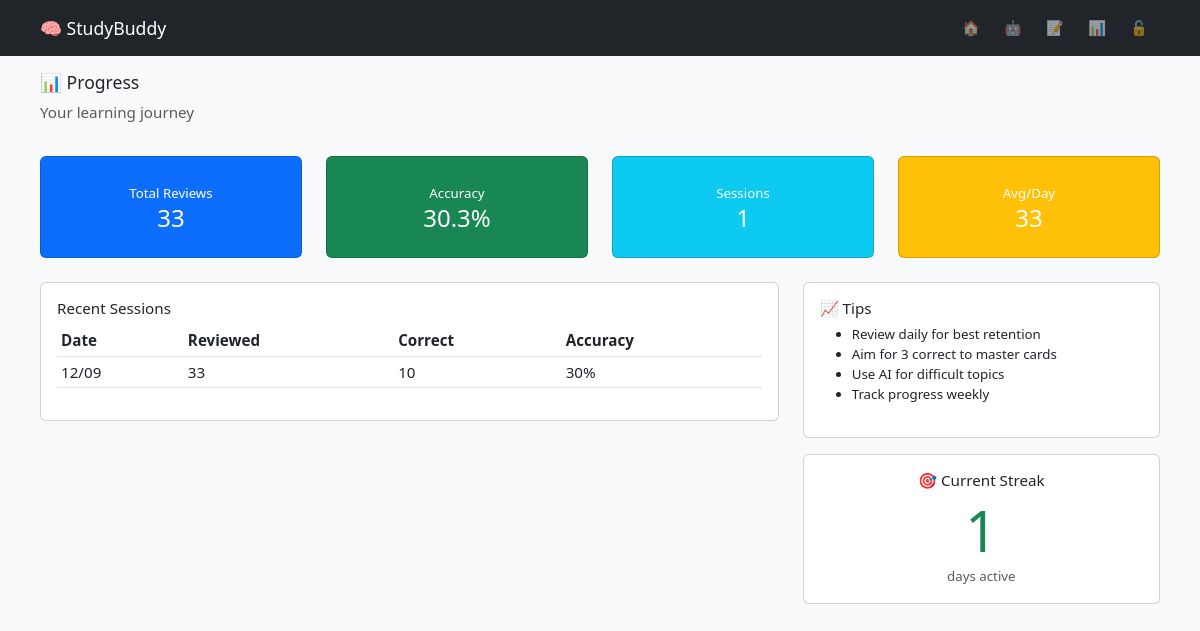
/progress (signed in), run on an earlier commit of the app's database.
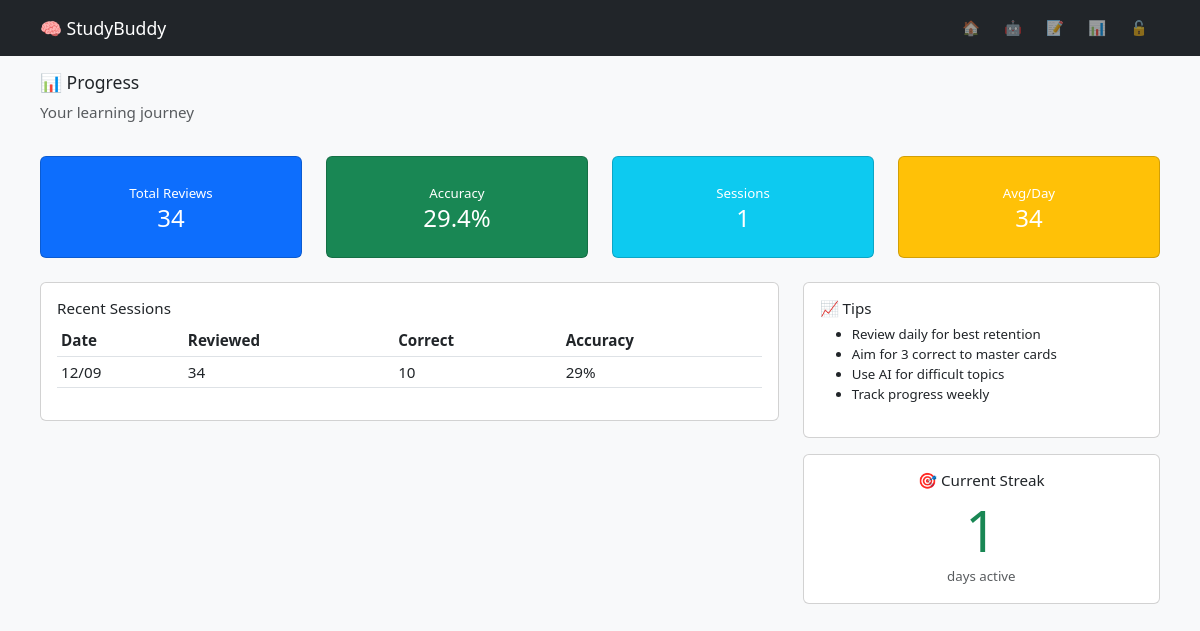
And on a later commit of the database.
### app.py (models this page shows)
class LearningSession(db.Model):
    id = db.Column(db.Integer, primary_key=True)
    user_id = db.Column(db.Integer, db.ForeignKey('user.id'), nullable=False)
    flashcards_reviewed = db.Column(db.Integer, default=0, nullable=False)
    correct_count = db.Column(db.Integer, default=0, nullable=False)
    session_date = db.Column(db.DateTime, default=datetime.utcnow)

### app.py (the view)
@app.route('/progress')
@login_required
def progress():
    sessions = LearningSession.query.filter_by(user_id=current_user.id).order_by(LearningSession.session_date.desc()).limit(10).all()
    total_reviews = sum(s.flashcards_reviewed or 0 for s in sessions)
    total_correct = sum(s.correct_count or 0 for s in sessions)
    accuracy = (total_correct / total_reviews * 100) if total_reviews > 0 else 0
    return render_template('progress.html', sessions=sessions, total_reviews=total_reviews, accuracy=accuracy)

### app.py (called while the page is built)
@login_manager.user_loader
def load_user(user_id): return User.query.get(int(user_id))

### templates/progress.html (shortened to what the changed rows need)
{% extends "base.html" %}
{% block content %}
<div class="row mb-3">
    <div class="col-6 col-md-3 mb-2">
        <div class="card bg-primary text-white text-center py-3">
            <div class="card-body p-2">
                <small>Total Reviews</small>
                <div class="h4 mb-0">{{ total_reviews }}</div>
            </div>
        </div>
    </div>
    <div class="col-6 col-md-3 mb-2">
        <div class="card bg-success text-white text-center py-3">
            <div class="card-body p-2">
                <small>Accuracy</small>
                <div class="h4 mb-0">{{ "%.1f"|format(accuracy) }}%</div>
            </div>
        </div>
    </div>
    <div class="col-6 col-md-3 mb-2">
        <div class="card bg-warning text-white text-center py-3">
            <div class="card-body p-2">
                <small>Avg/Day</small>
                <div class="h4 mb-0">
                    {% if sessions|length > 0 %}
                        {{ (total_reviews/sessions|length)|round|int }}
                    {% else %}
                        0
                    {% endif %}
                </div>
            </div>
        </div>
    </div>
</div>
<div class="row">
    <div class="col-md-8 mb-3">
        <div class="card">
            <div class="card-body">
                {% if sessions %}
                <div class="table-responsive">
                    <table class="table table-sm">
                        <thead>
                            <tr>
                                <th>Date</th>
                                <th>Reviewed</th>
                                <th>Correct</th>
                                <th>Accuracy</th>
                            </tr>
                        </thead>
                        <tbody>
                            {% for session in sessions %}
                            <tr>
                                <td>{{ session.session_date.strftime('%m/%d') }}</td>
                                <td>{{ session.flashcards_reviewed }}</td>
                                <td>{{ session.correct_count }}</td>
                                <td>
                                    {% if session.flashcards_reviewed > 0 %}
                                        {{ "%.0f"|format(session.correct_count/session.flashcards_reviewed*100) }}%
                                    {% else %}
                                        0%
                                    {% endif %}
                                </td>
                            </tr>
                            {% endfor %}
                        </tbody>
                    </table>
                </div>
                {% else %}
                <p class="text-muted text-center py-3">No study sessions yet.</p>
                {% endif %}
            </div>
        </div>
    </div>
</div>
{% endblock %}

What changed in the data, as far as the page shows it:
changed LearningSession: flashcards_reviewed "33" → "34"; session.correct_count/session.flashcards_reviewed*100 "30" → "29"
Also different on the page:
{{ total_reviews }}: "33" → "34"
{{ "%.1f"|format(accuracy) }}: "30.3" → "29.4"
{{ (total_reviews/sessions|length)|round|int }}: "33" → "34"
